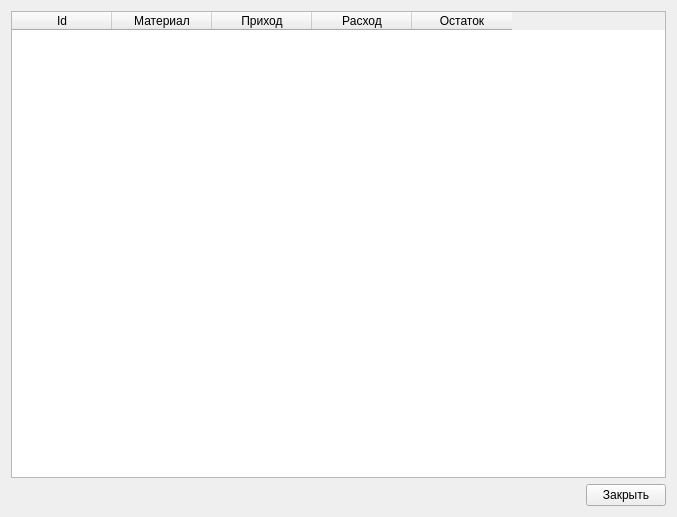
<?xml version="1.0" encoding="UTF-8"?>
<ui version="4.0">
 <class>VerifyForm</class>
 <widget class="QWidget" name="VerifyForm">
  <property name="geometry">
   <rect>
    <x>0</x>
    <y>0</y>
    <width>677</width>
    <height>517</height>
   </rect>
  </property>
  <property name="windowTitle">
   <string>Сверка материалов</string>
  </property>
  <layout class="QVBoxLayout" name="verticalLayout">
   <item>
    <widget class="QTableWidget" name="table">
     <column>
      <property name="text">
       <string>Id</string>
      </property>
     </column>
     <column>
      <property name="text">
       <string>Материал</string>
      </property>
     </column>
     <column>
      <property name="text">
       <string>Приход</string>
      </property>
     </column>
     <column>
      <property name="text">
       <string>Расход</string>
      </property>
     </column>
     <column>
      <property name="text">
       <string>Остаток</string>
      </property>
     </column>
    </widget>
   </item>
   <item>
    <layout class="QHBoxLayout" name="horizontalLayout">
     <item>
      <spacer name="horizontalSpacer">
       <property name="orientation">
        <enum>Qt::Horizontal</enum>
       </property>
       <property name="sizeHint" stdset="0">
        <size>
         <width>40</width>
         <height>20</height>
        </size>
       </property>
      </spacer>
     </item>
     <item>
      <widget class="QPushButton" name="closeButton">
       <property name="text">
        <string>Закрыть</string>
       </property>
      </widget>
     </item>
    </layout>
   </item>
  </layout>
 </widget>
 <resources/>
 <connections>
  <connection>
   <sender>closeButton</sender>
   <signal>clicked()</signal>
   <receiver>VerifyForm</receiver>
   <slot>close()</slot>
   <hints>
    <hint type="sourcelabel">
     <x>626</x>
     <y>496</y>
    </hint>
    <hint type="destinationlabel">
     <x>338</x>
     <y>258</y>
    </hint>
   </hints>
  </connection>
 </connections>
</ui>
